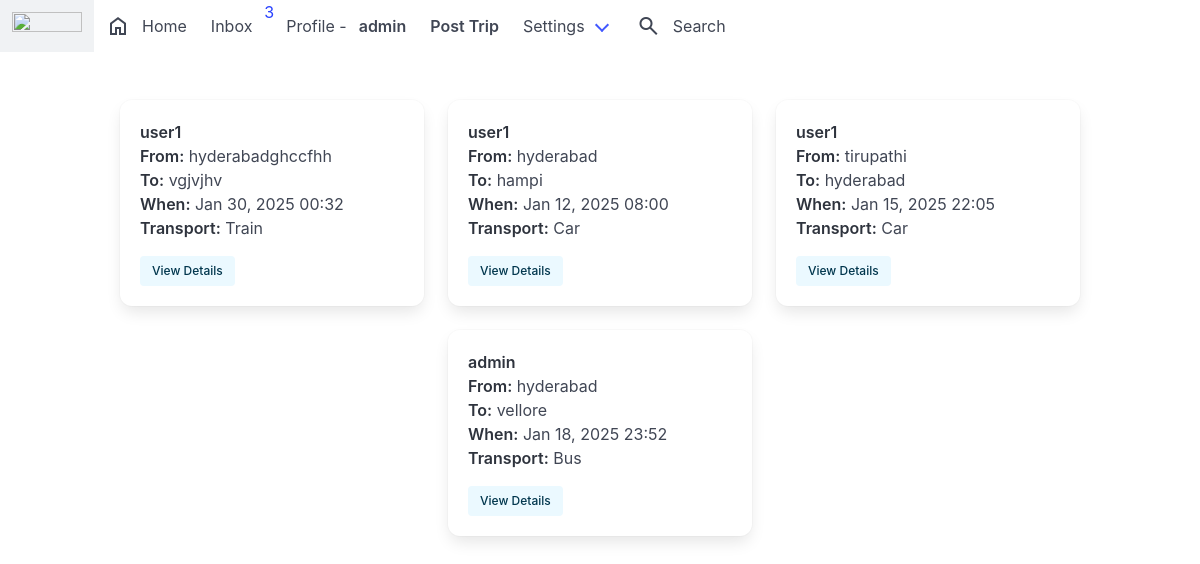
/post/tag/chill (signed in), run on the app's committed database.
### post/models.py (models this page shows, shortened)
class Post(models.Model):
    id = models.UUIDField(primary_key=True, default=uuid.uuid4, editable=False)
    leaving_from = models.TextField(max_length=100, verbose_name='Leaving_from')
    going_to = models.TextField(max_length=100, verbose_name='Going_to')
    date_time = models.DateTimeField(verbose_name='Date_Time')
    transport_mode = models.TextField(max_length=50, verbose_name='Transport_mode')
    content = models.TextField(max_length=1500, verbose_name='content')
    tags = models.ManyToManyField(Tag, related_name='tags')
    posted = models.DateTimeField(auto_now_add=True)
    user = models.ForeignKey(User, on_delete=models.CASCADE)
    def get_absolute_url(self):
        return reverse('postdetails', args=[str(self.id)])

### post/views.py (the view)
# urls.py: path('tag/<slug:tag_slug>', tags, name='tags'),
@login_required
def tags(request, tag_slug):
    tag = get_object_or_404(Tag, slug=tag_slug)
    posts = Post.objects.filter(tags=tag).order_by('-posted')
    context = {
        'tag': tag,
        'posts': posts,
    }
    return render(request, 'tag.html', context)

### direct/views.py (called while the page is built)
def checkDirects(request):
    if request.user.is_authenticated:
        directs_count = Message.objects.filter(user=request.user, is_read=False).count()
        return {'directs_count': directs_count}
    return {'directs_count': 0}

### everythingvit/templates/tag.html (shortened to what this page needs)
{% extends 'base.html' %}
{% load static %}
{% block content %}
<div class="columns is-mobile is-multiline is-centered">
  {% for post in posts %}
    <div class="column is-one-third">
      <div class="box">
        <article class="media">
          <div class="media-content">
            <div class="content">
              <p>
                <strong>{{ post.user.username }}</strong>
                <br>
                <strong>From:</strong> {{ post.leaving_from }}
                <br>
                <strong>To:</strong> {{ post.going_to }}
                <br>
                <strong>When:</strong> {{ post.date_time|date:"M d, Y H:i" }}
                <br>
                <strong>Transport:</strong> {{ post.transport_mode|title }}
              </p>
              <a href="{{ post.get_absolute_url }}" class="button is-info is-light is-small">View Details</a>
            </div>
          </div>
        </article>
      </div>
    </div>
  {% endfor %}
</div>
{% endblock %}

### everythingvit/templates/base.html (shortened to what this page needs)
{% load static %}
<!DOCTYPE html>
<html>
  <head>
    <link rel="stylesheet" type="text/css" href="{% static 'css/bulma.min.css' %}">
  </head>
  <body>
    <nav class="navbar" role="navigation" aria-label="main navigation">
  <div class="navbar-brand">
    <a class="navbar-item" type="text/css" href="{% static 'https://bulma.io' %}">
      <img src="../static/img/logo.jpg" width="70" height="70" >
    </a>
  </div>
  <div id="navbarBasicExample" class="navbar-menu">
    <div class="navbar-start">
      <a href="{% url 'index' %}" class="navbar-item">
        <span class="material-symbols-outlined">home</span>
        Home
      </a>
      <a href="{% url 'inbox' %}" class="navbar-item">
        Inbox
        {% if directs_count %}
        <a>{{ directs_count }}</a>
        {% endif %}
      </a>
      <a href="{% url 'profile' request.user %}" class="navbar-item">
        Profile - <strong>{{ request.user }}</strong>
      </a>
      <a  href="{% url 'newpost' %}" class="navbar-item">
        <strong>Post Trip</strong>
      </a>
      <div class="navbar-item has-dropdown is-hoverable">
        <a class="navbar-link">
          Settings
        </a>
      </div>
      <a href="{% url 'search' %}" class="navbar-item">
        <span class="material-symbols-outlined">search</span>
        Search
    </a>
    </div>
  </div>
</nav>
  <section class="section">
    <div class="container">
      {% block content %}
      {% endblock %}
    </div>
  </section>
  </body>
</html>

### data on the page
Post: user.username "user1", leaving_from "hyderabadghccfhh", going_to "vgjvjhv", date_time "Jan 30, 2025 00:32", transport_mode "Train"
Post: user.username "user1", leaving_from "hyderabad", going_to "hampi", date_time "Jan 12, 2025 08:00", transport_mode "Car"
Post: user.username "user1", leaving_from "tirupathi", going_to "hyderabad", date_time "Jan 15, 2025 22:05", transport_mode "Car"
Post: user.username "admin", leaving_from "hyderabad", going_to "vellore", date_time "Jan 18, 2025 23:52", transport_mode "Bus"

### other printed values
{{ directs_count }} "3"
{{ request.user }} "admin"
